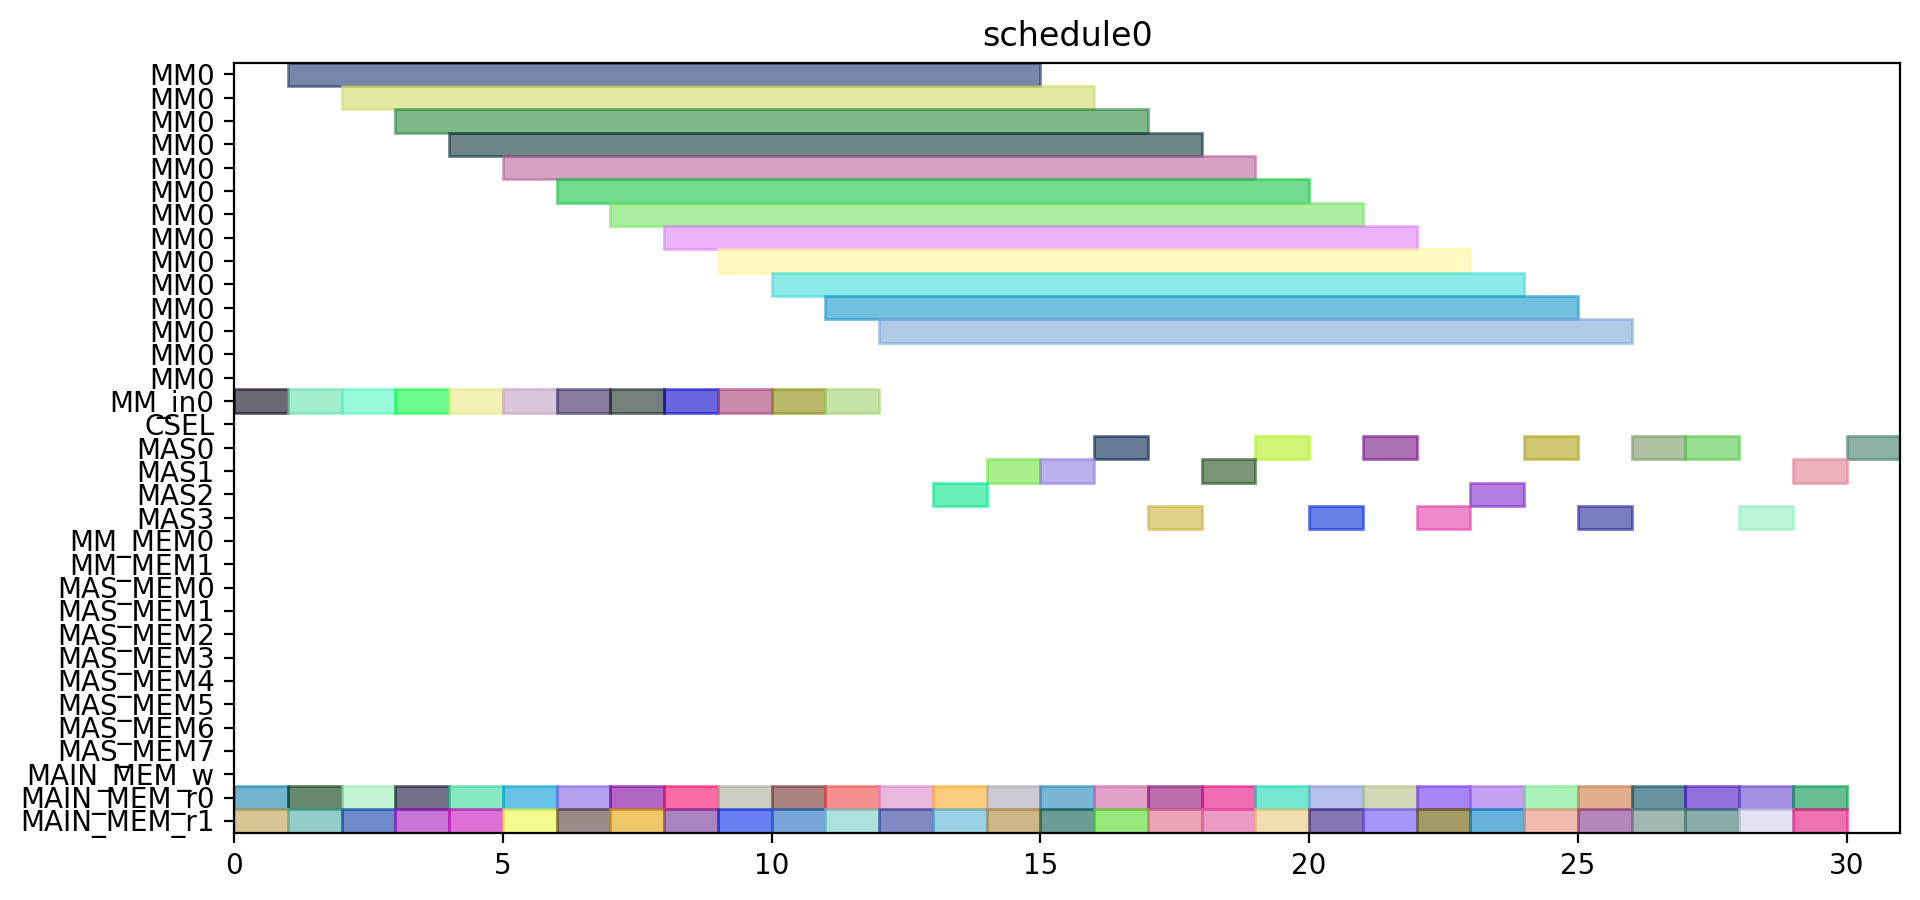

Python code for this plot:
from pyschedule import Scenario, solvers, plotters, alt


def solve():
	horizon = 120
	S = Scenario("schedule0", horizon=horizon)

	# resource
	MM = S.Resources('MM', num=1, size=14)
	MM_in = S.Resources('MM_in', num=1)
	CSEL = S.Resource('CSEL')
	MAS = S.Resources('MAS', num=4, size=1, periods=range(1, horizon))
	MM_MEM = S.Resources('MM_MEM', num=2)
	MAS_MEM = S.Resources('MAS_MEM', num=8)
	MAIN_MEM_w = S.Resource('MAIN_MEM_w', size=1)
	MAIN_MEM_r = S.Resources('MAIN_MEM_r', num=2)

	# result of previous scheduling

	# new tasks
	c_t0_t0_t0 = S.Task('c_t0_t0_t0', length=14, delay_cost=1)
	c_t0_t0_t0 += alt(MM)
	c_t0_t0_t0_in = S.Task('c_t0_t0_t0_in', length=1, delay_cost=1)
	c_t0_t0_t0_in += alt(MM_in)
	S += c_t0_t0_t0_in*MM_in[0]<=c_t0_t0_t0*MM[0]
	c_t0_t0_t0_mem0 = S.Task('c_t0_t0_t0_mem0', length=1, delay_cost=1)
	c_t0_t0_t0_mem0 += MAIN_MEM_r[0]
	S += c_t0_t0_t0_mem0 <= c_t0_t0_t0

	c_t0_t0_t0_mem1 = S.Task('c_t0_t0_t0_mem1', length=1, delay_cost=1)
	c_t0_t0_t0_mem1 += MAIN_MEM_r[1]
	S += c_t0_t0_t0_mem1 <= c_t0_t0_t0

	c_t0_t0_t1 = S.Task('c_t0_t0_t1', length=14, delay_cost=1)
	c_t0_t0_t1 += alt(MM)
	c_t0_t0_t1_in = S.Task('c_t0_t0_t1_in', length=1, delay_cost=1)
	c_t0_t0_t1_in += alt(MM_in)
	S += c_t0_t0_t1_in*MM_in[0]<=c_t0_t0_t1*MM[0]
	c_t0_t0_t1_mem0 = S.Task('c_t0_t0_t1_mem0', length=1, delay_cost=1)
	c_t0_t0_t1_mem0 += MAIN_MEM_r[0]
	S += c_t0_t0_t1_mem0 <= c_t0_t0_t1

	c_t0_t0_t1_mem1 = S.Task('c_t0_t0_t1_mem1', length=1, delay_cost=1)
	c_t0_t0_t1_mem1 += MAIN_MEM_r[1]
	S += c_t0_t0_t1_mem1 <= c_t0_t0_t1

	c_t0_t0_t2 = S.Task('c_t0_t0_t2', length=1, delay_cost=1)
	c_t0_t0_t2 += alt(MAS)
	c_t0_t0_t2_mem0 = S.Task('c_t0_t0_t2_mem0', length=1, delay_cost=1)
	c_t0_t0_t2_mem0 += MAIN_MEM_r[0]
	S += c_t0_t0_t2_mem0 <= c_t0_t0_t2

	c_t0_t0_t2_mem1 = S.Task('c_t0_t0_t2_mem1', length=1, delay_cost=1)
	c_t0_t0_t2_mem1 += MAIN_MEM_r[1]
	S += c_t0_t0_t2_mem1 <= c_t0_t0_t2

	c_t0_t0_t3 = S.Task('c_t0_t0_t3', length=1, delay_cost=1)
	c_t0_t0_t3 += alt(MAS)
	c_t0_t0_t3_mem0 = S.Task('c_t0_t0_t3_mem0', length=1, delay_cost=1)
	c_t0_t0_t3_mem0 += MAIN_MEM_r[0]
	S += c_t0_t0_t3_mem0 <= c_t0_t0_t3

	c_t0_t0_t3_mem1 = S.Task('c_t0_t0_t3_mem1', length=1, delay_cost=1)
	c_t0_t0_t3_mem1 += MAIN_MEM_r[1]
	S += c_t0_t0_t3_mem1 <= c_t0_t0_t3

	c_t0_t1_t0 = S.Task('c_t0_t1_t0', length=14, delay_cost=1)
	c_t0_t1_t0 += alt(MM)
	c_t0_t1_t0_in = S.Task('c_t0_t1_t0_in', length=1, delay_cost=1)
	c_t0_t1_t0_in += alt(MM_in)
	S += c_t0_t1_t0_in*MM_in[0]<=c_t0_t1_t0*MM[0]
	c_t0_t1_t0_mem0 = S.Task('c_t0_t1_t0_mem0', length=1, delay_cost=1)
	c_t0_t1_t0_mem0 += MAIN_MEM_r[0]
	S += c_t0_t1_t0_mem0 <= c_t0_t1_t0

	c_t0_t1_t0_mem1 = S.Task('c_t0_t1_t0_mem1', length=1, delay_cost=1)
	c_t0_t1_t0_mem1 += MAIN_MEM_r[1]
	S += c_t0_t1_t0_mem1 <= c_t0_t1_t0

	c_t0_t1_t1 = S.Task('c_t0_t1_t1', length=14, delay_cost=1)
	c_t0_t1_t1 += alt(MM)
	c_t0_t1_t1_in = S.Task('c_t0_t1_t1_in', length=1, delay_cost=1)
	c_t0_t1_t1_in += alt(MM_in)
	S += c_t0_t1_t1_in*MM_in[0]<=c_t0_t1_t1*MM[0]
	c_t0_t1_t1_mem0 = S.Task('c_t0_t1_t1_mem0', length=1, delay_cost=1)
	c_t0_t1_t1_mem0 += MAIN_MEM_r[0]
	S += c_t0_t1_t1_mem0 <= c_t0_t1_t1

	c_t0_t1_t1_mem1 = S.Task('c_t0_t1_t1_mem1', length=1, delay_cost=1)
	c_t0_t1_t1_mem1 += MAIN_MEM_r[1]
	S += c_t0_t1_t1_mem1 <= c_t0_t1_t1

	c_t0_t1_t2 = S.Task('c_t0_t1_t2', length=1, delay_cost=1)
	c_t0_t1_t2 += alt(MAS)
	c_t0_t1_t2_mem0 = S.Task('c_t0_t1_t2_mem0', length=1, delay_cost=1)
	c_t0_t1_t2_mem0 += MAIN_MEM_r[0]
	S += c_t0_t1_t2_mem0 <= c_t0_t1_t2

	c_t0_t1_t2_mem1 = S.Task('c_t0_t1_t2_mem1', length=1, delay_cost=1)
	c_t0_t1_t2_mem1 += MAIN_MEM_r[1]
	S += c_t0_t1_t2_mem1 <= c_t0_t1_t2

	c_t0_t1_t3 = S.Task('c_t0_t1_t3', length=1, delay_cost=1)
	c_t0_t1_t3 += alt(MAS)
	c_t0_t1_t3_mem0 = S.Task('c_t0_t1_t3_mem0', length=1, delay_cost=1)
	c_t0_t1_t3_mem0 += MAIN_MEM_r[0]
	S += c_t0_t1_t3_mem0 <= c_t0_t1_t3

	c_t0_t1_t3_mem1 = S.Task('c_t0_t1_t3_mem1', length=1, delay_cost=1)
	c_t0_t1_t3_mem1 += MAIN_MEM_r[1]
	S += c_t0_t1_t3_mem1 <= c_t0_t1_t3

	c_t0_t20 = S.Task('c_t0_t20', length=1, delay_cost=1)
	c_t0_t20 += alt(MAS)
	c_t0_t20_mem0 = S.Task('c_t0_t20_mem0', length=1, delay_cost=1)
	c_t0_t20_mem0 += MAIN_MEM_r[0]
	S += c_t0_t20_mem0 <= c_t0_t20

	c_t0_t20_mem1 = S.Task('c_t0_t20_mem1', length=1, delay_cost=1)
	c_t0_t20_mem1 += MAIN_MEM_r[1]
	S += c_t0_t20_mem1 <= c_t0_t20

	c_t0_t21 = S.Task('c_t0_t21', length=1, delay_cost=1)
	c_t0_t21 += alt(MAS)
	c_t0_t21_mem0 = S.Task('c_t0_t21_mem0', length=1, delay_cost=1)
	c_t0_t21_mem0 += MAIN_MEM_r[0]
	S += c_t0_t21_mem0 <= c_t0_t21

	c_t0_t21_mem1 = S.Task('c_t0_t21_mem1', length=1, delay_cost=1)
	c_t0_t21_mem1 += MAIN_MEM_r[1]
	S += c_t0_t21_mem1 <= c_t0_t21

	c_t0_t30 = S.Task('c_t0_t30', length=1, delay_cost=1)
	c_t0_t30 += alt(MAS)
	c_t0_t30_mem0 = S.Task('c_t0_t30_mem0', length=1, delay_cost=1)
	c_t0_t30_mem0 += MAIN_MEM_r[0]
	S += c_t0_t30_mem0 <= c_t0_t30

	c_t0_t30_mem1 = S.Task('c_t0_t30_mem1', length=1, delay_cost=1)
	c_t0_t30_mem1 += MAIN_MEM_r[1]
	S += c_t0_t30_mem1 <= c_t0_t30

	c_t0_t31 = S.Task('c_t0_t31', length=1, delay_cost=1)
	c_t0_t31 += alt(MAS)
	c_t0_t31_mem0 = S.Task('c_t0_t31_mem0', length=1, delay_cost=1)
	c_t0_t31_mem0 += MAIN_MEM_r[0]
	S += c_t0_t31_mem0 <= c_t0_t31

	c_t0_t31_mem1 = S.Task('c_t0_t31_mem1', length=1, delay_cost=1)
	c_t0_t31_mem1 += MAIN_MEM_r[1]
	S += c_t0_t31_mem1 <= c_t0_t31

	c_t1_t0_t0 = S.Task('c_t1_t0_t0', length=14, delay_cost=1)
	c_t1_t0_t0 += alt(MM)
	c_t1_t0_t0_in = S.Task('c_t1_t0_t0_in', length=1, delay_cost=1)
	c_t1_t0_t0_in += alt(MM_in)
	S += c_t1_t0_t0_in*MM_in[0]<=c_t1_t0_t0*MM[0]
	c_t1_t0_t0_mem0 = S.Task('c_t1_t0_t0_mem0', length=1, delay_cost=1)
	c_t1_t0_t0_mem0 += MAIN_MEM_r[0]
	S += c_t1_t0_t0_mem0 <= c_t1_t0_t0

	c_t1_t0_t0_mem1 = S.Task('c_t1_t0_t0_mem1', length=1, delay_cost=1)
	c_t1_t0_t0_mem1 += MAIN_MEM_r[1]
	S += c_t1_t0_t0_mem1 <= c_t1_t0_t0

	c_t1_t0_t1 = S.Task('c_t1_t0_t1', length=14, delay_cost=1)
	c_t1_t0_t1 += alt(MM)
	c_t1_t0_t1_in = S.Task('c_t1_t0_t1_in', length=1, delay_cost=1)
	c_t1_t0_t1_in += alt(MM_in)
	S += c_t1_t0_t1_in*MM_in[0]<=c_t1_t0_t1*MM[0]
	c_t1_t0_t1_mem0 = S.Task('c_t1_t0_t1_mem0', length=1, delay_cost=1)
	c_t1_t0_t1_mem0 += MAIN_MEM_r[0]
	S += c_t1_t0_t1_mem0 <= c_t1_t0_t1

	c_t1_t0_t1_mem1 = S.Task('c_t1_t0_t1_mem1', length=1, delay_cost=1)
	c_t1_t0_t1_mem1 += MAIN_MEM_r[1]
	S += c_t1_t0_t1_mem1 <= c_t1_t0_t1

	c_t1_t0_t2 = S.Task('c_t1_t0_t2', length=1, delay_cost=1)
	c_t1_t0_t2 += alt(MAS)
	c_t1_t0_t2_mem0 = S.Task('c_t1_t0_t2_mem0', length=1, delay_cost=1)
	c_t1_t0_t2_mem0 += MAIN_MEM_r[0]
	S += c_t1_t0_t2_mem0 <= c_t1_t0_t2

	c_t1_t0_t2_mem1 = S.Task('c_t1_t0_t2_mem1', length=1, delay_cost=1)
	c_t1_t0_t2_mem1 += MAIN_MEM_r[1]
	S += c_t1_t0_t2_mem1 <= c_t1_t0_t2

	c_t1_t0_t3 = S.Task('c_t1_t0_t3', length=1, delay_cost=1)
	c_t1_t0_t3 += alt(MAS)
	c_t1_t0_t3_mem0 = S.Task('c_t1_t0_t3_mem0', length=1, delay_cost=1)
	c_t1_t0_t3_mem0 += MAIN_MEM_r[0]
	S += c_t1_t0_t3_mem0 <= c_t1_t0_t3

	c_t1_t0_t3_mem1 = S.Task('c_t1_t0_t3_mem1', length=1, delay_cost=1)
	c_t1_t0_t3_mem1 += MAIN_MEM_r[1]
	S += c_t1_t0_t3_mem1 <= c_t1_t0_t3

	c_t1_t1_t0 = S.Task('c_t1_t1_t0', length=14, delay_cost=1)
	c_t1_t1_t0 += alt(MM)
	c_t1_t1_t0_in = S.Task('c_t1_t1_t0_in', length=1, delay_cost=1)
	c_t1_t1_t0_in += alt(MM_in)
	S += c_t1_t1_t0_in*MM_in[0]<=c_t1_t1_t0*MM[0]
	c_t1_t1_t0_mem0 = S.Task('c_t1_t1_t0_mem0', length=1, delay_cost=1)
	c_t1_t1_t0_mem0 += MAIN_MEM_r[0]
	S += c_t1_t1_t0_mem0 <= c_t1_t1_t0

	c_t1_t1_t0_mem1 = S.Task('c_t1_t1_t0_mem1', length=1, delay_cost=1)
	c_t1_t1_t0_mem1 += MAIN_MEM_r[1]
	S += c_t1_t1_t0_mem1 <= c_t1_t1_t0

	c_t1_t1_t1 = S.Task('c_t1_t1_t1', length=14, delay_cost=1)
	c_t1_t1_t1 += alt(MM)
	c_t1_t1_t1_in = S.Task('c_t1_t1_t1_in', length=1, delay_cost=1)
	c_t1_t1_t1_in += alt(MM_in)
	S += c_t1_t1_t1_in*MM_in[0]<=c_t1_t1_t1*MM[0]
	c_t1_t1_t1_mem0 = S.Task('c_t1_t1_t1_mem0', length=1, delay_cost=1)
	c_t1_t1_t1_mem0 += MAIN_MEM_r[0]
	S += c_t1_t1_t1_mem0 <= c_t1_t1_t1

	c_t1_t1_t1_mem1 = S.Task('c_t1_t1_t1_mem1', length=1, delay_cost=1)
	c_t1_t1_t1_mem1 += MAIN_MEM_r[1]
	S += c_t1_t1_t1_mem1 <= c_t1_t1_t1

	c_t1_t1_t2 = S.Task('c_t1_t1_t2', length=1, delay_cost=1)
	c_t1_t1_t2 += alt(MAS)
	c_t1_t1_t2_mem0 = S.Task('c_t1_t1_t2_mem0', length=1, delay_cost=1)
	c_t1_t1_t2_mem0 += MAIN_MEM_r[0]
	S += c_t1_t1_t2_mem0 <= c_t1_t1_t2

	c_t1_t1_t2_mem1 = S.Task('c_t1_t1_t2_mem1', length=1, delay_cost=1)
	c_t1_t1_t2_mem1 += MAIN_MEM_r[1]
	S += c_t1_t1_t2_mem1 <= c_t1_t1_t2

	c_t1_t1_t3 = S.Task('c_t1_t1_t3', length=1, delay_cost=1)
	c_t1_t1_t3 += alt(MAS)
	c_t1_t1_t3_mem0 = S.Task('c_t1_t1_t3_mem0', length=1, delay_cost=1)
	c_t1_t1_t3_mem0 += MAIN_MEM_r[0]
	S += c_t1_t1_t3_mem0 <= c_t1_t1_t3

	c_t1_t1_t3_mem1 = S.Task('c_t1_t1_t3_mem1', length=1, delay_cost=1)
	c_t1_t1_t3_mem1 += MAIN_MEM_r[1]
	S += c_t1_t1_t3_mem1 <= c_t1_t1_t3

	c_t1_t20 = S.Task('c_t1_t20', length=1, delay_cost=1)
	c_t1_t20 += alt(MAS)
	c_t1_t20_mem0 = S.Task('c_t1_t20_mem0', length=1, delay_cost=1)
	c_t1_t20_mem0 += MAIN_MEM_r[0]
	S += c_t1_t20_mem0 <= c_t1_t20

	c_t1_t20_mem1 = S.Task('c_t1_t20_mem1', length=1, delay_cost=1)
	c_t1_t20_mem1 += MAIN_MEM_r[1]
	S += c_t1_t20_mem1 <= c_t1_t20

	c_t1_t21 = S.Task('c_t1_t21', length=1, delay_cost=1)
	c_t1_t21 += alt(MAS)
	c_t1_t21_mem0 = S.Task('c_t1_t21_mem0', length=1, delay_cost=1)
	c_t1_t21_mem0 += MAIN_MEM_r[0]
	S += c_t1_t21_mem0 <= c_t1_t21

	c_t1_t21_mem1 = S.Task('c_t1_t21_mem1', length=1, delay_cost=1)
	c_t1_t21_mem1 += MAIN_MEM_r[1]
	S += c_t1_t21_mem1 <= c_t1_t21

	c_t1_t30 = S.Task('c_t1_t30', length=1, delay_cost=1)
	c_t1_t30 += alt(MAS)
	c_t1_t30_mem0 = S.Task('c_t1_t30_mem0', length=1, delay_cost=1)
	c_t1_t30_mem0 += MAIN_MEM_r[0]
	S += c_t1_t30_mem0 <= c_t1_t30

	c_t1_t30_mem1 = S.Task('c_t1_t30_mem1', length=1, delay_cost=1)
	c_t1_t30_mem1 += MAIN_MEM_r[1]
	S += c_t1_t30_mem1 <= c_t1_t30

	c_t1_t31 = S.Task('c_t1_t31', length=1, delay_cost=1)
	c_t1_t31 += alt(MAS)
	c_t1_t31_mem0 = S.Task('c_t1_t31_mem0', length=1, delay_cost=1)
	c_t1_t31_mem0 += MAIN_MEM_r[0]
	S += c_t1_t31_mem0 <= c_t1_t31

	c_t1_t31_mem1 = S.Task('c_t1_t31_mem1', length=1, delay_cost=1)
	c_t1_t31_mem1 += MAIN_MEM_r[1]
	S += c_t1_t31_mem1 <= c_t1_t31

	c_t2_t0_t0 = S.Task('c_t2_t0_t0', length=14, delay_cost=1)
	c_t2_t0_t0 += alt(MM)
	c_t2_t0_t0_in = S.Task('c_t2_t0_t0_in', length=1, delay_cost=1)
	c_t2_t0_t0_in += alt(MM_in)
	S += c_t2_t0_t0_in*MM_in[0]<=c_t2_t0_t0*MM[0]
	c_t2_t0_t0_mem0 = S.Task('c_t2_t0_t0_mem0', length=1, delay_cost=1)
	c_t2_t0_t0_mem0 += MAIN_MEM_r[0]
	S += c_t2_t0_t0_mem0 <= c_t2_t0_t0

	c_t2_t0_t0_mem1 = S.Task('c_t2_t0_t0_mem1', length=1, delay_cost=1)
	c_t2_t0_t0_mem1 += MAIN_MEM_r[1]
	S += c_t2_t0_t0_mem1 <= c_t2_t0_t0

	c_t2_t0_t1 = S.Task('c_t2_t0_t1', length=14, delay_cost=1)
	c_t2_t0_t1 += alt(MM)
	c_t2_t0_t1_in = S.Task('c_t2_t0_t1_in', length=1, delay_cost=1)
	c_t2_t0_t1_in += alt(MM_in)
	S += c_t2_t0_t1_in*MM_in[0]<=c_t2_t0_t1*MM[0]
	c_t2_t0_t1_mem0 = S.Task('c_t2_t0_t1_mem0', length=1, delay_cost=1)
	c_t2_t0_t1_mem0 += MAIN_MEM_r[0]
	S += c_t2_t0_t1_mem0 <= c_t2_t0_t1

	c_t2_t0_t1_mem1 = S.Task('c_t2_t0_t1_mem1', length=1, delay_cost=1)
	c_t2_t0_t1_mem1 += MAIN_MEM_r[1]
	S += c_t2_t0_t1_mem1 <= c_t2_t0_t1

	c_t2_t0_t2 = S.Task('c_t2_t0_t2', length=1, delay_cost=1)
	c_t2_t0_t2 += alt(MAS)
	c_t2_t0_t2_mem0 = S.Task('c_t2_t0_t2_mem0', length=1, delay_cost=1)
	c_t2_t0_t2_mem0 += MAIN_MEM_r[0]
	S += c_t2_t0_t2_mem0 <= c_t2_t0_t2

	c_t2_t0_t2_mem1 = S.Task('c_t2_t0_t2_mem1', length=1, delay_cost=1)
	c_t2_t0_t2_mem1 += MAIN_MEM_r[1]
	S += c_t2_t0_t2_mem1 <= c_t2_t0_t2

	c_t2_t0_t3 = S.Task('c_t2_t0_t3', length=1, delay_cost=1)
	c_t2_t0_t3 += alt(MAS)
	c_t2_t0_t3_mem0 = S.Task('c_t2_t0_t3_mem0', length=1, delay_cost=1)
	c_t2_t0_t3_mem0 += MAIN_MEM_r[0]
	S += c_t2_t0_t3_mem0 <= c_t2_t0_t3

	c_t2_t0_t3_mem1 = S.Task('c_t2_t0_t3_mem1', length=1, delay_cost=1)
	c_t2_t0_t3_mem1 += MAIN_MEM_r[1]
	S += c_t2_t0_t3_mem1 <= c_t2_t0_t3

	c_t2_t1_t0 = S.Task('c_t2_t1_t0', length=14, delay_cost=1)
	c_t2_t1_t0 += alt(MM)
	c_t2_t1_t0_in = S.Task('c_t2_t1_t0_in', length=1, delay_cost=1)
	c_t2_t1_t0_in += alt(MM_in)
	S += c_t2_t1_t0_in*MM_in[0]<=c_t2_t1_t0*MM[0]
	c_t2_t1_t0_mem0 = S.Task('c_t2_t1_t0_mem0', length=1, delay_cost=1)
	c_t2_t1_t0_mem0 += MAIN_MEM_r[0]
	S += c_t2_t1_t0_mem0 <= c_t2_t1_t0

	c_t2_t1_t0_mem1 = S.Task('c_t2_t1_t0_mem1', length=1, delay_cost=1)
	c_t2_t1_t0_mem1 += MAIN_MEM_r[1]
	S += c_t2_t1_t0_mem1 <= c_t2_t1_t0

	c_t2_t1_t1 = S.Task('c_t2_t1_t1', length=14, delay_cost=1)
	c_t2_t1_t1 += alt(MM)
	c_t2_t1_t1_in = S.Task('c_t2_t1_t1_in', length=1, delay_cost=1)
	c_t2_t1_t1_in += alt(MM_in)
	S += c_t2_t1_t1_in*MM_in[0]<=c_t2_t1_t1*MM[0]
	c_t2_t1_t1_mem0 = S.Task('c_t2_t1_t1_mem0', length=1, delay_cost=1)
	c_t2_t1_t1_mem0 += MAIN_MEM_r[0]
	S += c_t2_t1_t1_mem0 <= c_t2_t1_t1

	c_t2_t1_t1_mem1 = S.Task('c_t2_t1_t1_mem1', length=1, delay_cost=1)
	c_t2_t1_t1_mem1 += MAIN_MEM_r[1]
	S += c_t2_t1_t1_mem1 <= c_t2_t1_t1

	solvers.mip.solve(S,msg=1,kind='CPLEX',ratio_gap=1.01)

	solution = [['hoge']*len(S.solution()[1]) for i in range(len(S.solution()))]
	for i in range(len(S.solution())):
		for j in range(len(S.solution()[i])):
			solution[i][j]=str(S.solution()[i][j])
	print(solution)

	cycles = int(solution[-1][3])

	pic_file_name = "/home/mfukuda/ABE/multiRAM_multiMAS_16mux/scheduling_result/stage14MM1_stage1MAS4/MUL/schedule0.png"
	if(S.solution() != []):
		plotters.matplotlib.plot(S,img_filename=pic_file_name, show_task_labels=False, fig_size=(cycles*0.25+3, 5))

	return solution
